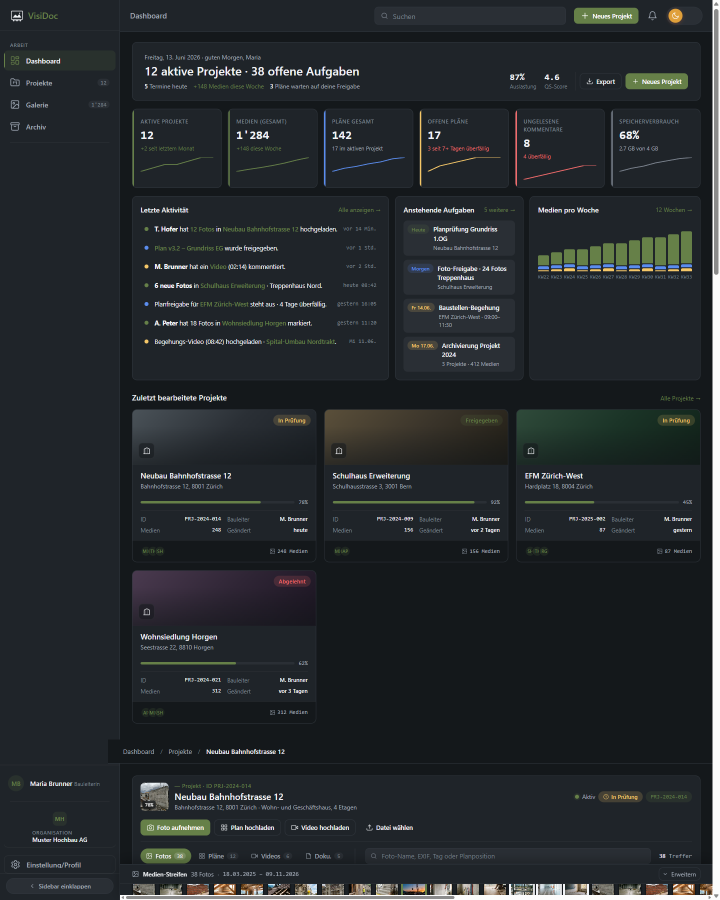
#> input picture frontend/prototypes/screenshots/dashboard-before.png, 1440 x 1800 px, found by its file name (shown at 1/2 size); the run also reads 1 picture not shown here
$ python compose_comparison.py
#> lines starting #> are read from the running program, lines starting #| are printed output that depends on the picture
"""Compose a side-by-side dashboard comparison image."""
from PIL import Image, ImageDraw, ImageFont
from pathlib import Path

base = Path(r"C:\Users\joshu\SwissAIAgencyUseCases\BauDocu\baufortschritt-dokumentation-app\frontend\prototypes\screenshots")
before = Image.open(base / "dashboard-before.png")
#> before is the input picture: PIL image 1440x1800 RGB; mean R, G, B 37.7, 42.3, 45.3
after = Image.open(base / "dashboard-after.png")

# Crop to dashboard area (top 1200px, exclude sidebar at 240px width)
# We want a clean dashboard view
W = 1200  # final width per panel
H = 1200  # final height per panel
crop_box = (240, 60, 240 + W, 60 + H)
b_crop = before.crop(crop_box)
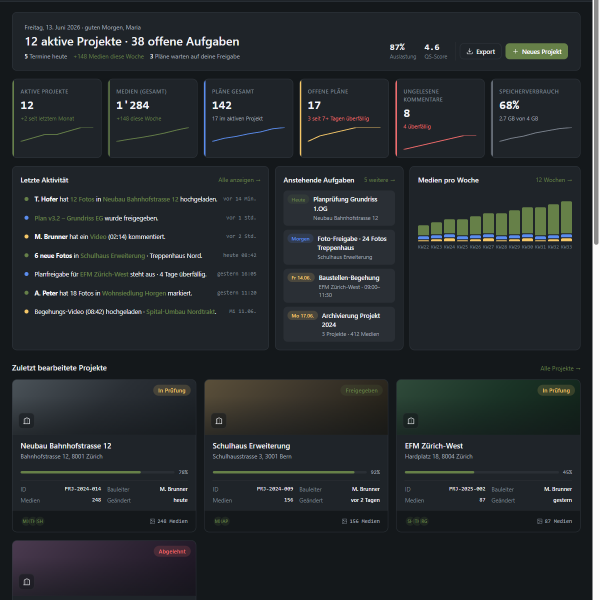
#> b_crop: PIL image 1200x1200 RGB (shown at 1/2 size); mean R, G, B 37.9, 42.6, 45.5
a_crop = after.crop(crop_box)

# Side by side
gap = 20
out_w = W * 2 + gap
out_h = H + 80  # space for label
out = Image.new("RGB", (out_w, out_h), (24, 28, 32))
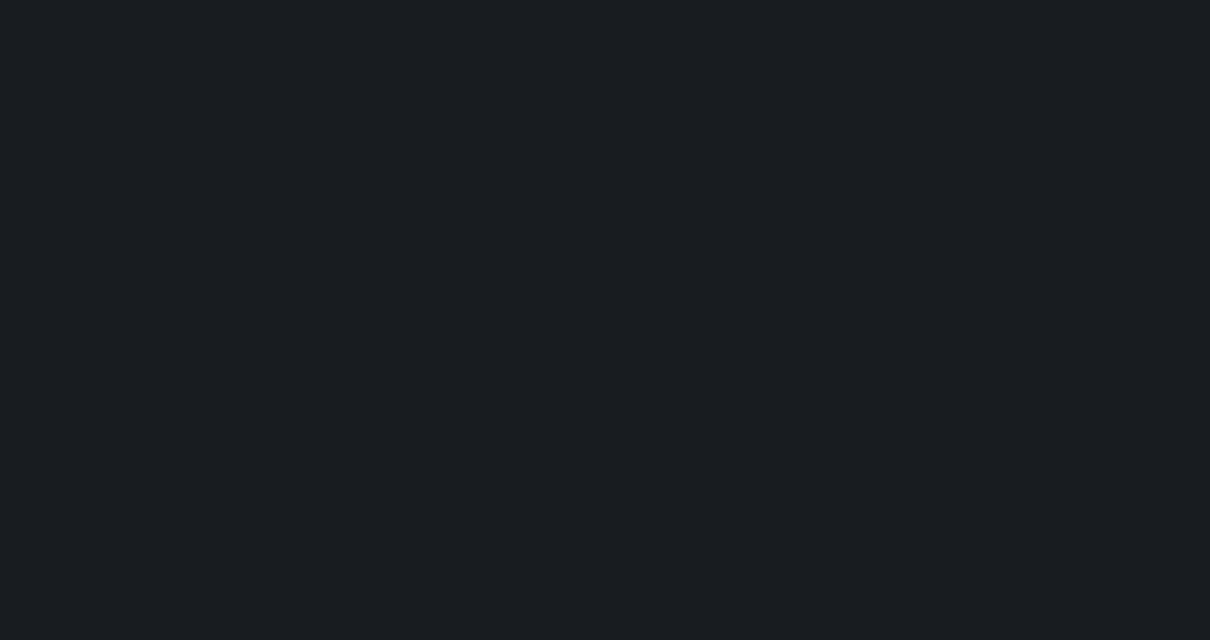
#> out: PIL image 2420x1280 RGB (shown at 1/2 size); mean R, G, B 24, 28, 32
out.paste(b_crop, (0, 60))
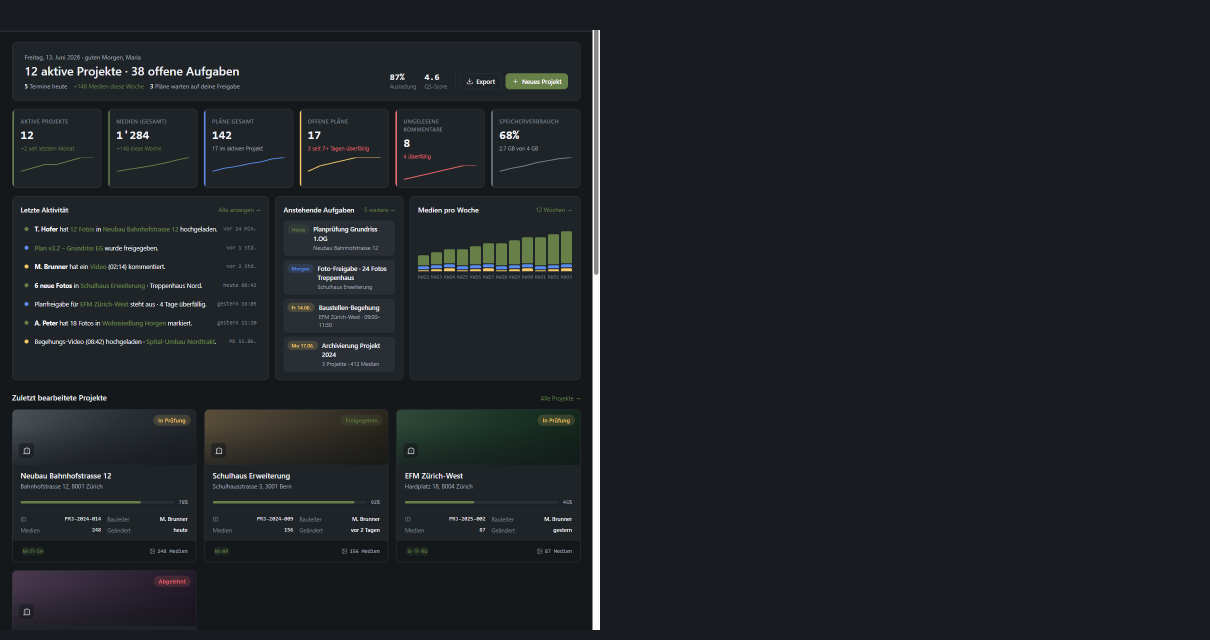
#> out: PIL image 2420x1280 RGB (shown at 1/2 size); mean R, G, B 30.5, 34.8, 38.3
out.paste(a_crop, (W + gap, 60))
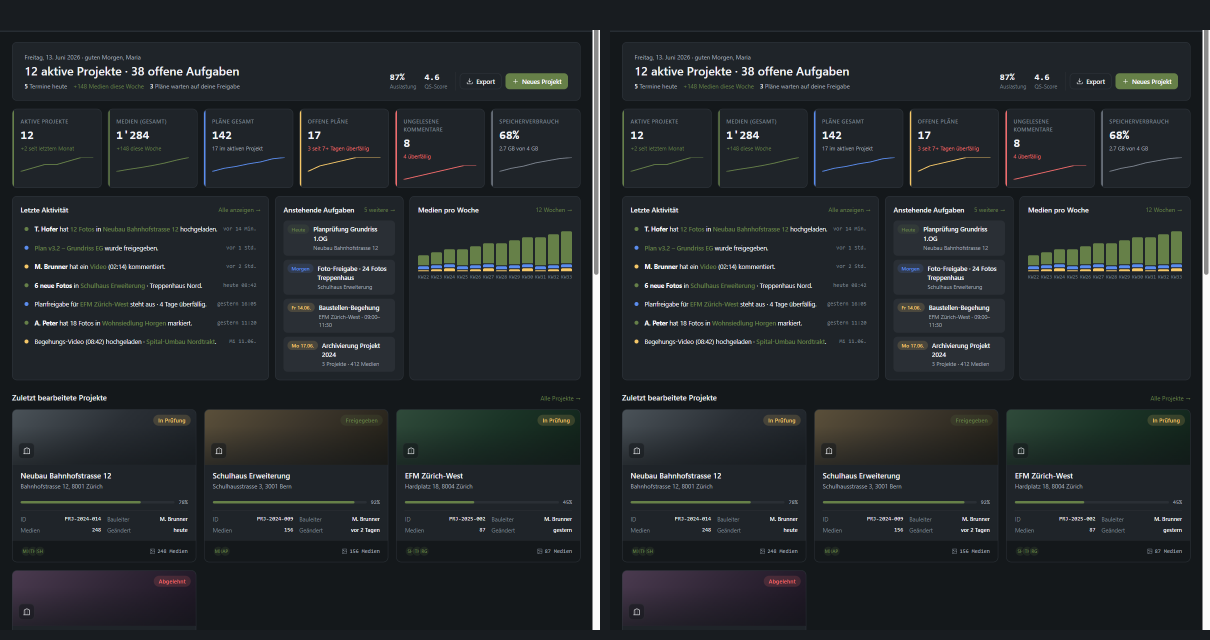
#> out: PIL image 2420x1280 RGB (shown at 1/2 size); mean R, G, B 36.9, 41.6, 44.5

# Labels
draw = ImageDraw.Draw(out)
try:
    font = ImageFont.truetype("C:/Windows/Fonts/segoeuib.ttf", 28)
    sub = ImageFont.truetype("C:/Windows/Fonts/segoeui.ttf", 16)
except Exception:
    font = ImageFont.load_default()
    sub = font

draw.text((20, 18), "VORHER · Borders + flach", fill=(163, 172, 184), font=font)
draw.text((W + gap + 20, 18), "NACHHER · Surfaces + Edge-Shadow", fill=(102, 128, 72), font=font)

out_path = base / "dashboard-comparison.png"
out.save(out_path, optimize=True)
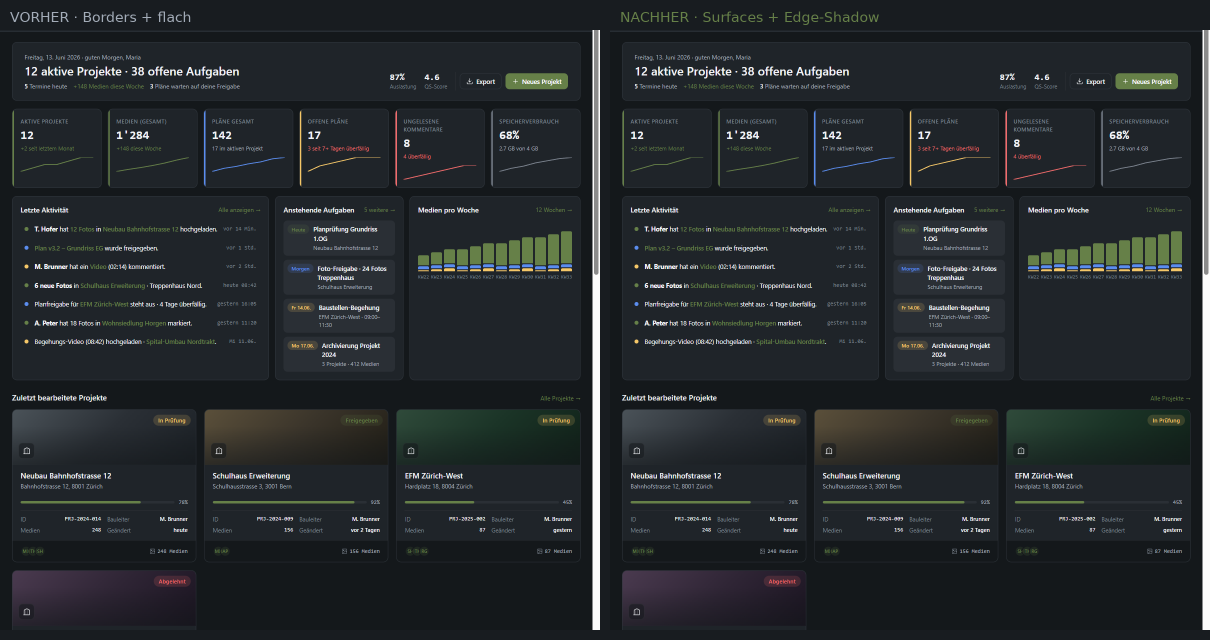
#> saved as dashboard-comparison.png: PIL image 2420x1280 RGB (shown at 1/2 size); mean R, G, B 37.1, 41.7, 44.6
print(f"OK -> {out_path} {out.size}")
#| OK -> C:\Users\joshu\SwissAIAgencyUseCases\BauDocu\baufortschritt-dokumentation-app\frontend\prototypes\screenshots/dashboard-comparison.png (2420, 1280)
